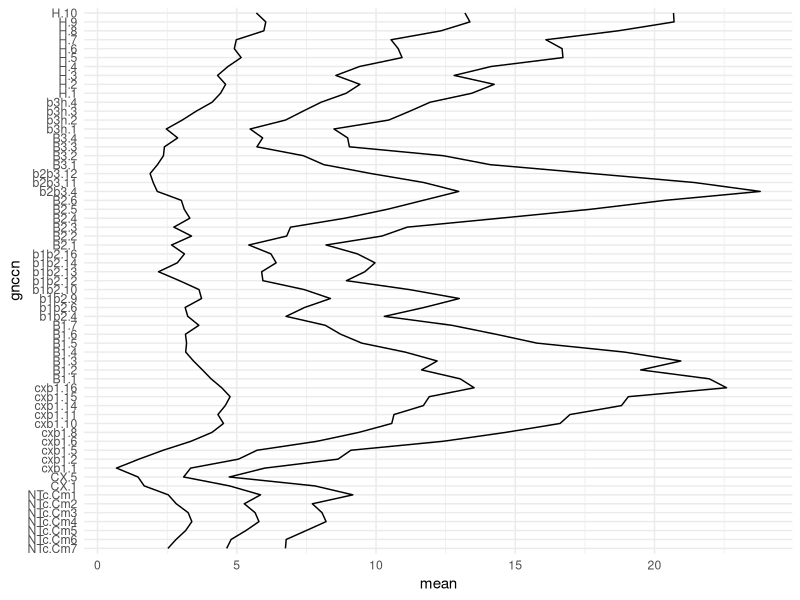
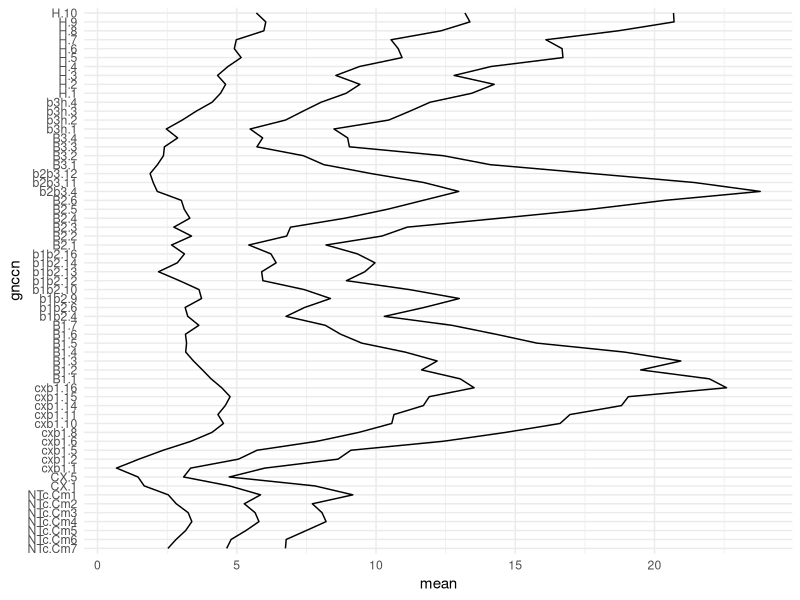

Recreate these plots in R, in order.
# packages, working directory
setwd("~/Desktop/Volkman_Lab/BABU_VOLKMAN/CHEMOKINE_PRJ/Data/chemokine_gpcr_ms/")
library(tidyverse)

################################################################################

data <- read_csv("10_structure_pairwise/output/pairwise_complex_rmsd.csv")
temp <- data %>% count(gnccn) %>% filter(n > 55) 
temp <- temp$gnccn
 # count number of pairwise comparisons in which each position is represented;
 # remove CCN found in less than 50% pairwise comparisons (below)
data <- data %>% group_by(gnccn) %>% 
  filter(gnccn %in% c(temp)) %>%
  mutate(mean = mean(RMSD), sd = sd(RMSD)) %>% ungroup() %>% 
  select(-RMSD, -file1, -file2) %>% unique() 
rm(temp)

# order positions
order.ck <- as.factor(c("NTc.Cm10","NTc.Cm9","NTc.Cm8","NTc.Cm7","NTc.Cm6","NTc.Cm5","NTc.Cm4","NTc.Cm3","NTc.Cm2","NTc.Cm1", "NTc.Cm0", "CX.1", "CX.2", "CX.3", "CX.4", "CX.5","cxb1.1","cxb1.2","cxb1.5","cxb1.6","cxb1.7","cxb1.8","cxb1.10","cxb1.11","cxb1.14","cxb1.15","cxb1.16","B1.1","B1.2","B1.3","B1.4","B1.5","B1.6","B1.7","b1b2.4","b1b2.6","b1b2.7","b1b2.8", "b1b2.9","b1b2.10","b1b2.12","b1b2.13","b1b2.14","b1b2.16", "b1b2.17", "B2.1","B2.2","B2.3","B2.4","B2.5","B2.6","b2b3.2","b2b3.3","b2b3.4","b2b3.11","b2b3.12","B3.1","B3.2","B3.3","B3.4","b3h.1","b3h.2","b3h.3","b3h.4","H.1","H.2","H.3","H.4","H.5","H.6","H.7","H.8","H.9","H.10", "CT"))
data$gnccn <- factor(data$gnccn, levels = (order.ck))

# plot
data %>%
  filter(!(gnccn %in% c("CT"))) %>%
  ggplot() +
  geom_line(aes(gnccn, mean, group=1)) +
  geom_line(aes(gnccn, mean-sd, group=1)) +
  geom_line(aes(gnccn, mean+sd, group=1)) +
  
  coord_flip() +
  theme_minimal()

ggsave(filename = "ca_rmsd.pdf", 
       plot = last_plot(), path = "F2/output/",
       width = 3,
       height = 5)
